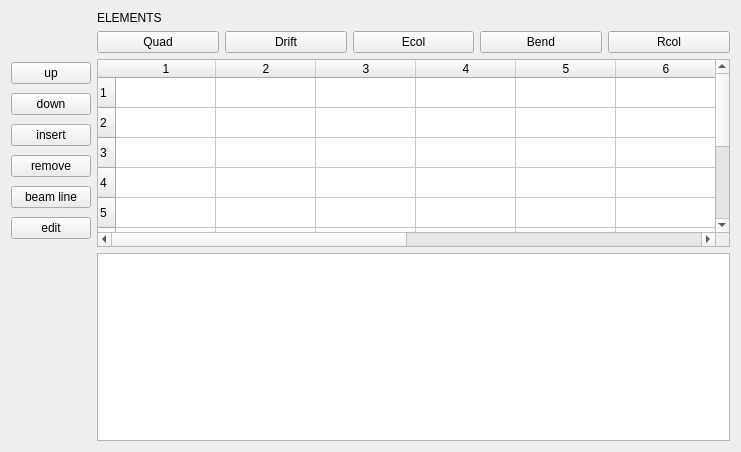
<?xml version="1.0" encoding="UTF-8"?>
<ui version="4.0">
 <class>test_charge_beam_transport</class>
 <widget class="QWidget" name="test_charge_beam_transport">
  <property name="geometry">
   <rect>
    <x>0</x>
    <y>0</y>
    <width>741</width>
    <height>452</height>
   </rect>
  </property>
  <property name="windowTitle">
   <string>Form</string>
  </property>
  <layout class="QGridLayout" name="gridLayout">
   <item row="0" column="1">
    <widget class="QLabel" name="label">
     <property name="text">
      <string>ELEMENTS</string>
     </property>
    </widget>
   </item>
   <item row="1" column="1">
    <layout class="QHBoxLayout" name="horizontalLayout">
     <item>
      <widget class="QPushButton" name="pushButton">
       <property name="text">
        <string>Quad</string>
       </property>
      </widget>
     </item>
     <item>
      <widget class="QPushButton" name="pushButton_2">
       <property name="text">
        <string>Drift</string>
       </property>
      </widget>
     </item>
     <item>
      <widget class="QPushButton" name="pushButton_3">
       <property name="text">
        <string>Ecol</string>
       </property>
      </widget>
     </item>
     <item>
      <widget class="QPushButton" name="pushButton_4">
       <property name="text">
        <string>Bend</string>
       </property>
      </widget>
     </item>
     <item>
      <widget class="QPushButton" name="pushButton_5">
       <property name="text">
        <string>Rcol</string>
       </property>
      </widget>
     </item>
    </layout>
   </item>
   <item row="3" column="1">
    <widget class="QGraphicsView" name="graphicsView"/>
   </item>
   <item row="2" column="1">
    <widget class="QTableWidget" name="tableWidget">
     <property name="rowCount">
      <number>10</number>
     </property>
     <property name="columnCount">
      <number>10</number>
     </property>
     <row/>
     <row/>
     <row/>
     <row/>
     <row/>
     <row/>
     <row/>
     <row/>
     <row/>
     <row/>
     <column/>
     <column/>
     <column/>
     <column/>
     <column/>
     <column/>
     <column/>
     <column/>
     <column/>
     <column/>
    </widget>
   </item>
   <item row="2" column="0">
    <layout class="QVBoxLayout" name="verticalLayout">
     <item>
      <widget class="QPushButton" name="pushButton_6">
       <property name="text">
        <string>up</string>
       </property>
      </widget>
     </item>
     <item>
      <widget class="QPushButton" name="pushButton_7">
       <property name="text">
        <string>down</string>
       </property>
      </widget>
     </item>
     <item>
      <widget class="QPushButton" name="pushButton_8">
       <property name="text">
        <string>insert</string>
       </property>
      </widget>
     </item>
     <item>
      <widget class="QPushButton" name="pushButton_10">
       <property name="text">
        <string>remove</string>
       </property>
      </widget>
     </item>
     <item>
      <widget class="QPushButton" name="pushButton_11">
       <property name="text">
        <string>beam line</string>
       </property>
      </widget>
     </item>
     <item>
      <widget class="QPushButton" name="pushButton_9">
       <property name="text">
        <string>edit</string>
       </property>
      </widget>
     </item>
    </layout>
   </item>
  </layout>
 </widget>
 <resources/>
 <connections/>
</ui>
